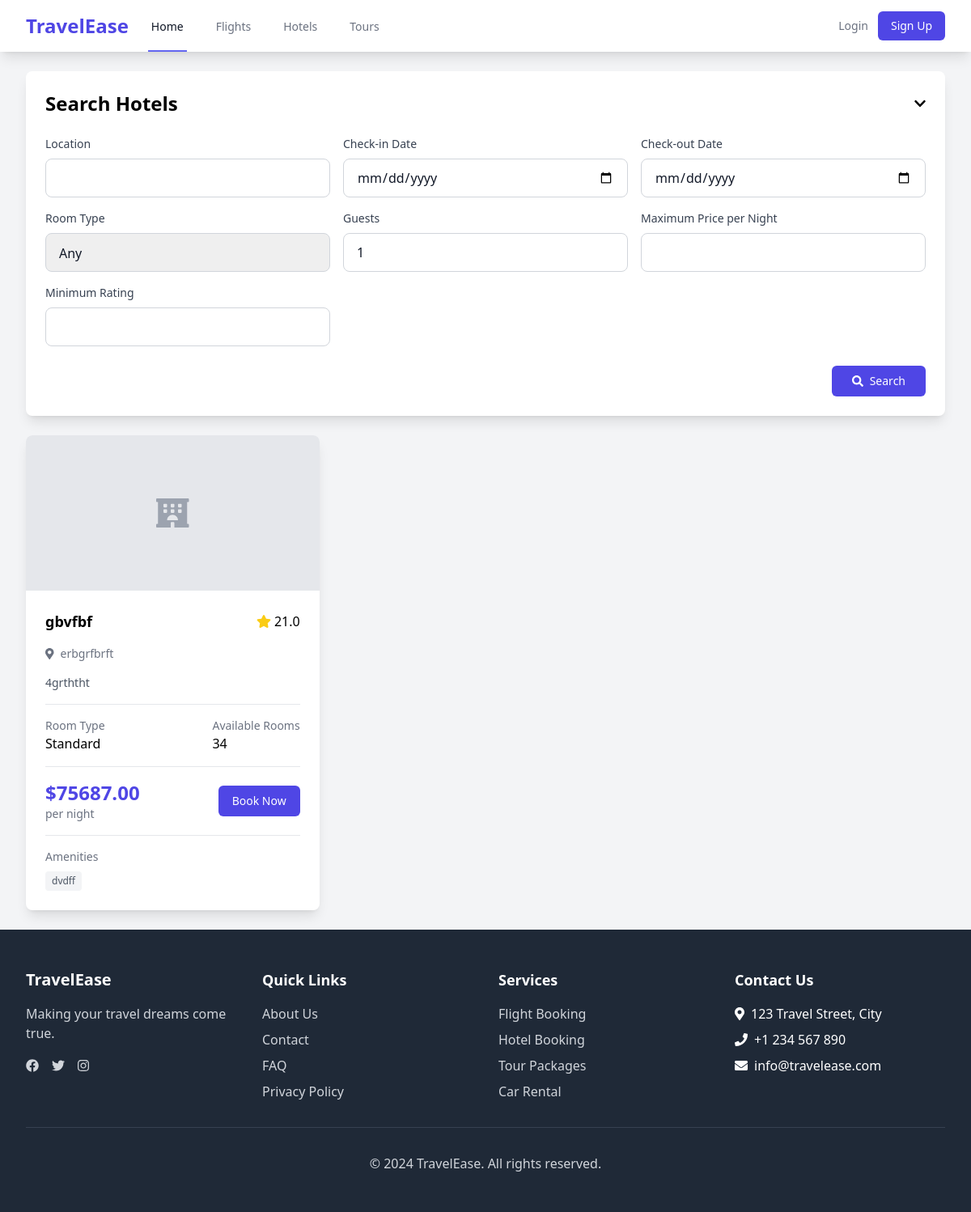
The page /hotels/search/ on the database as committed earlier.
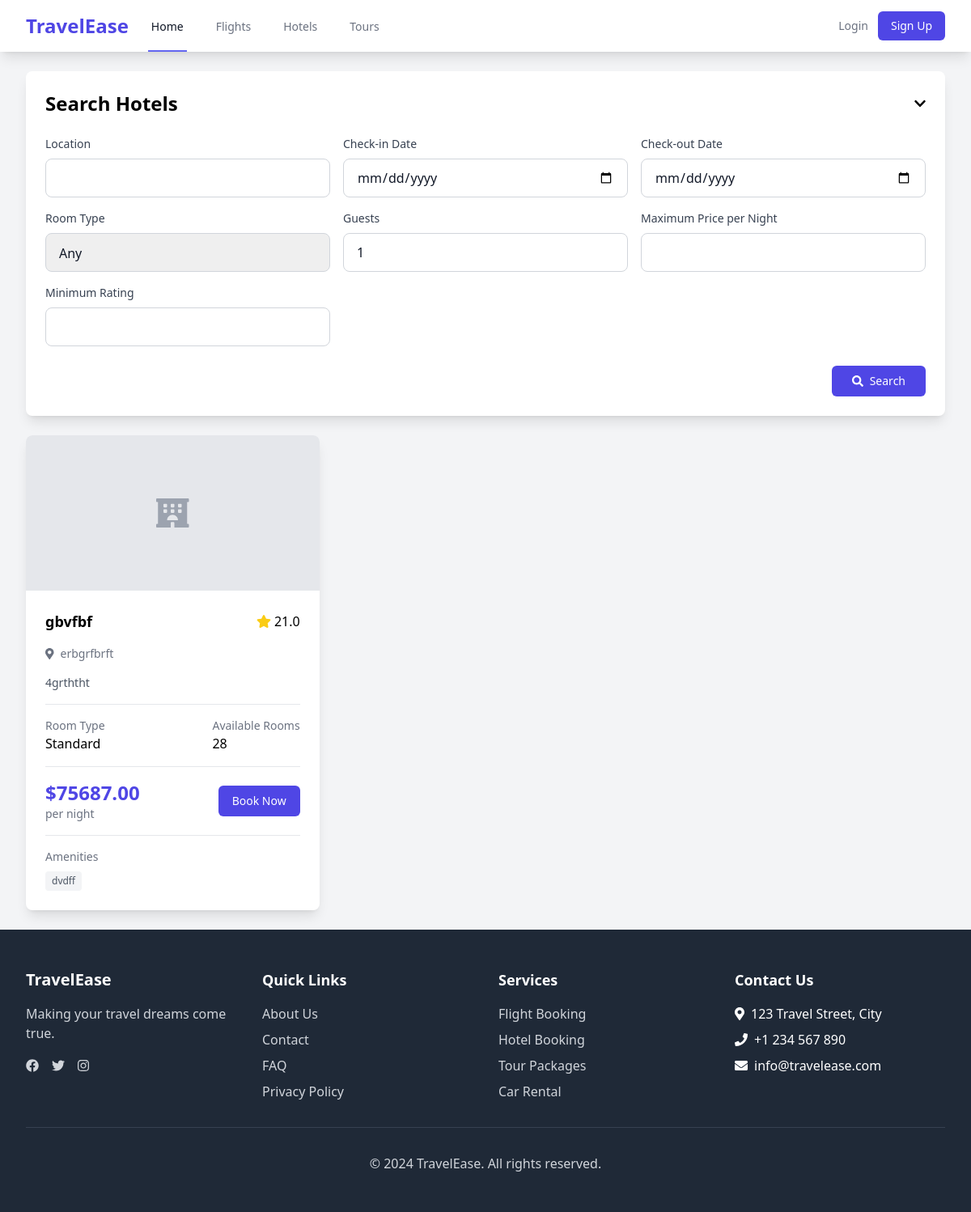
The same page on the database as committed later.
### core/models.py (models this page shows, shortened)
class Hotel(models.Model):
    STANDARD = 'standard'
    DELUXE = 'deluxe'
    SUITE = 'suite'
    ROOM_CHOICES = [
        (STANDARD, 'Standard'),
        (DELUXE, 'Deluxe'),
        (SUITE, 'Suite'),
    ]
    name = models.CharField(max_length=200)
    location = models.CharField(max_length=200)
    description = models.TextField()
    price_per_night = models.DecimalField(max_digits=10, decimal_places=2)
    room_type = models.CharField(max_length=10, choices=ROOM_CHOICES, default=STANDARD)
    available_rooms = models.IntegerField()
    amenities = models.TextField()
    rating = models.DecimalField(max_digits=3, decimal_places=1)
    created_at = models.DateTimeField(auto_now_add=True)
    updated_at = models.DateTimeField(auto_now=True)
    class Meta:
        ordering = ['-rating']

### core/views.py (the view, shortened to what this page needs)
# urls.py: path('hotels/search/', views.search_hotels, name='search_hotels'),
def search_hotels(request):
    form = HotelSearchForm(request.GET or None)
    hotels = Hotel.objects.all()
    context = {
        'form': form,
        'hotels': hotels,
    }
    return render(request, 'search/hotels.html', context)

### core/forms.py
class HotelSearchForm(forms.Form):
    location = forms.CharField(max_length=200, required=False)
    check_in = forms.DateField(required=False, widget=forms.DateInput(attrs={'type': 'date'}))
    check_out = forms.DateField(required=False, widget=forms.DateInput(attrs={'type': 'date'}))
    room_type = forms.ChoiceField(choices=[('', 'Any')] + Hotel.ROOM_CHOICES, required=False)
    guests = forms.IntegerField(min_value=1, max_value=10, initial=1)
    max_price = forms.DecimalField(required=False, min_value=0)
    min_rating = forms.DecimalField(required=False, min_value=0, max_value=5)

### templates/search/hotels.html (shortened to what the changed rows need)
{% extends 'search/base_search.html' %}
{% load static %}
{% load widget_tweaks %}
{% block search_title %}Search Hotels{% endblock %}
{% block search_results %}
{% if hotels %}
    <div class="grid grid-cols-1 md:grid-cols-2 lg:grid-cols-3 gap-6">
        {% for hotel in hotels %}
        <div class="bg-white rounded-lg shadow-lg overflow-hidden hover:shadow-xl transition duration-300">
            {% if hotel.images.all %}
                <img src="{{ hotel.images.first.image.url }}" alt="{{ hotel.name }}" class="w-full h-48 object-cover">
            {% else %}
                <div class="w-full h-48 bg-gray-200 flex items-center justify-center">
                    <i class="fas fa-hotel text-4xl text-gray-400"></i>
                </div>
            {% endif %}
            <div class="p-6">
                <div class="flex items-center justify-between mb-4">
                    <h3 class="text-lg font-semibold">{{ hotel.name }}</h3>
                    <div class="flex items-center">
                        <i class="fas fa-star text-yellow-400 mr-1"></i>
                        <span>{{ hotel.rating }}</span>
                    </div>
                </div>
                <div class="space-y-4">
                    <div>
                        <p class="text-sm text-gray-500">
                            <i class="fas fa-map-marker-alt mr-2"></i>{{ hotel.location }}
                        </p>
                    </div>
                    <div class="text-sm text-gray-600">
                        <p class="line-clamp-3">{{ hotel.description }}</p>
                    </div>
                    <div class="border-t border-gray-200 pt-4">
                        <div class="flex items-center justify-between">
                            <div>
                                <p class="text-sm text-gray-500">Room Type</p>
                                <p class="font-medium">{{ hotel.get_room_type_display }}</p>
                            </div>
                            <div>
                                <p class="text-sm text-gray-500">Available Rooms</p>
                                <p class="font-medium">{{ hotel.available_rooms }}</p>
                            </div>
                        </div>
                    </div>
                    <div class="border-t border-gray-200 pt-4">
                        <div class="flex items-center justify-between">
                            <div>
                                <p class="text-2xl font-bold text-indigo-600">${{ hotel.price_per_night }}</p>
                                <p class="text-sm text-gray-500">per night</p>
                            </div>
                            <a href="{% url 'book_hotel' hotel.id %}" class="inline-flex items-center px-4 py-2 border border-transparent text-sm font-medium rounded-md text-white bg-indigo-600 hover:bg-indigo-700 focus:outline-none focus:ring-2 focus:ring-offset-2 focus:ring-indigo-500 transition duration-300">
                                Book Now
                            </a>
                        </div>
                    </div>
                    <div class="border-t border-gray-200 pt-4">
                        <p class="text-sm text-gray-500 mb-2">Amenities</p>
                        <div class="flex flex-wrap gap-2">
                            {% for amenity in hotel.amenities.split %}
                                <span class="bg-gray-100 text-gray-600 text-xs px-2 py-1 rounded">
                                    {{ amenity }}
                                </span>
                            {% endfor %}
                        </div>
                    </div>
                </div>
            </div>
        </div>
        {% endfor %}
    </div>
{% endif %}
{% endblock %}

Rows that differ between the two databases and show on the page:
changed Hotel "gbvfbf": available_rooms "34" → "28"
